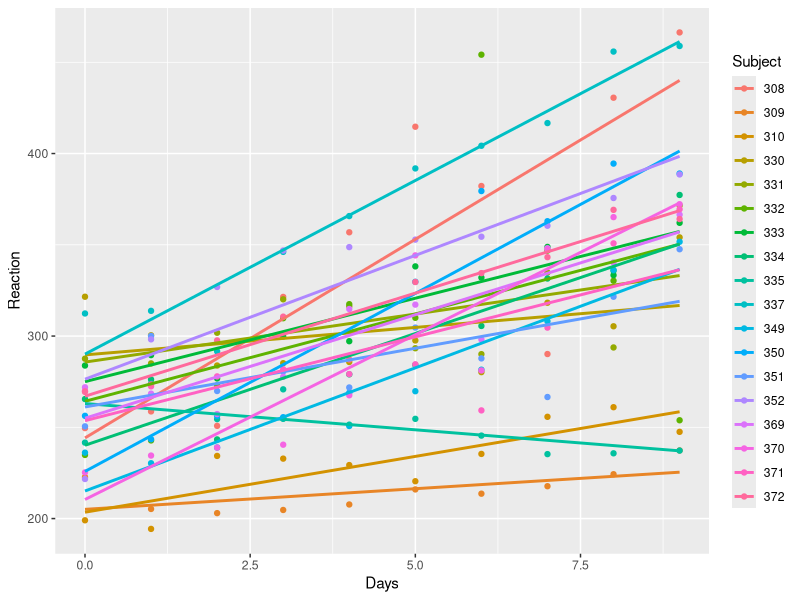

Source code (R):
# Load LME4
# install.packages("lme4") # Uncomment if not installed.
library(lme4)
library(ggplot2)

#help(sleepstudy) # Uncomment to see documentation
head(sleepstudy)

ggplot(sleepstudy, aes(Days, Reaction, color = Subject)) + 
  geom_point() + geom_smooth(method="lm",se=FALSE)

fe.fit = lm(Reaction~Days, data=sleepstudy)
summary(fe.fit)

# Random intercepts and slopes across subjects
me.fit1 = lmer(Reaction ~ Days + (Days | Subject), data=sleepstudy)
# ^^ the same as me.fit1 = lmer(Reaction ~ Days +  (1+Days | Subject), data=sleepstudy) 

# Random intercepts only
me.fit2 = lmer(Reaction ~ Days + (1 | Subject), data=sleepstudy)

print("*******me.fit1********")
summary(me.fit1)

print("*******me.fit2********")
summary(me.fit2)

# We will compare the two models using the Akaike information criterion (AIC)
ic = AIC(fe.fit, me.fit1, me.fit2)
ic
diff(ic$AIC)
